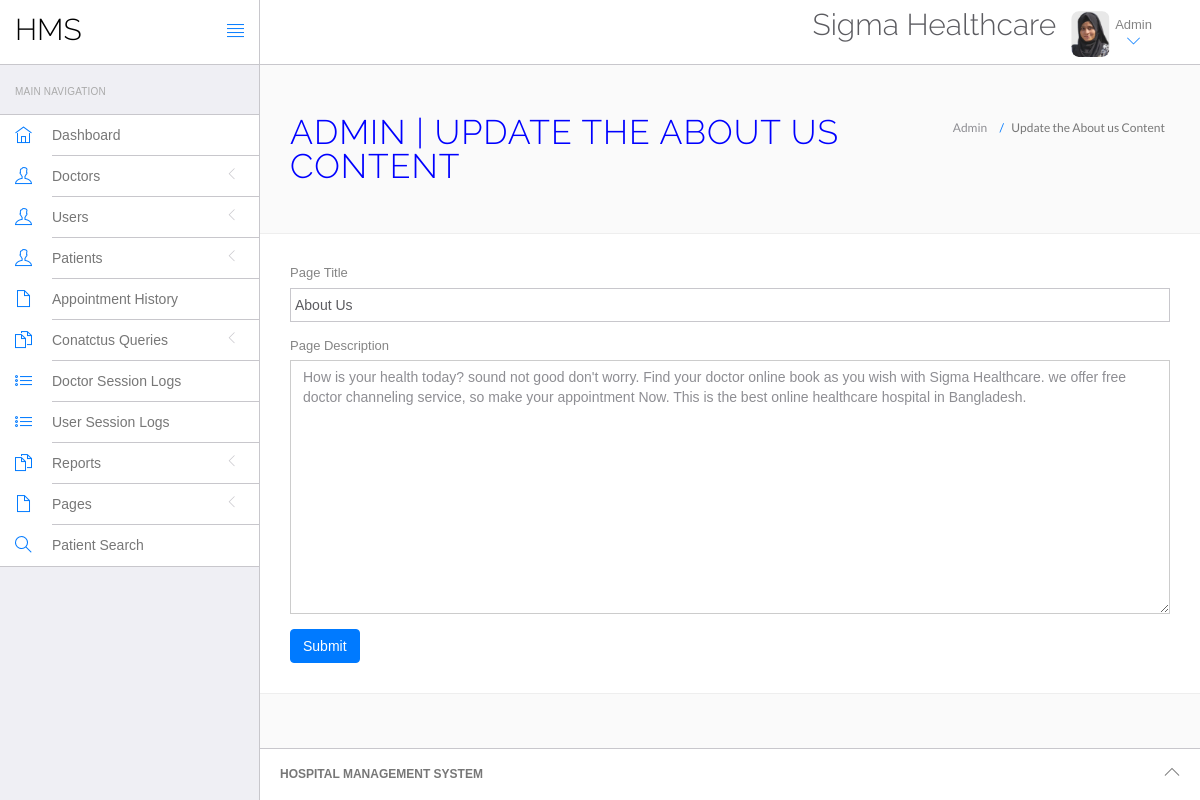
The app's page /hms/admin/about-us.php (signed in) with its own data.
### tables this page shows
CREATE TABLE `tblpage` (
  `ID` int NOT NULL,
  `PageType` varchar(200) DEFAULT NULL,
  `PageTitle` varchar(200) DEFAULT NULL,
  `PageDescription` mediumtext,
  `Email` varchar(120) DEFAULT NULL,
  `MobileNumber` bigint DEFAULT NULL,
  `UpdationDate` timestamp NULL DEFAULT CURRENT_TIMESTAMP,
  `OpenningTime` varchar(255) DEFAULT NULL
);

### hms/admin/about-us.php (the view, shortened to what this page needs)
<?php
include('include/config.php');
if(strlen($_SESSION['id']==0)) {
 header('location:logout.php');
  } else{
?>
<!DOCTYPE html>
<html lang="en">
	<head>
		<link rel="stylesheet" href="vendor/bootstrap/css/bootstrap.min.css">
		<link rel="stylesheet" href="vendor/fontawesome/css/font-awesome.min.css">
		<link rel="stylesheet" href="vendor/themify-icons/themify-icons.min.css">
		<link href="vendor/animate.css/animate.min.css" rel="stylesheet" media="screen">
		<link href="vendor/perfect-scrollbar/perfect-scrollbar.min.css" rel="stylesheet" media="screen">
		<link href="vendor/switchery/switchery.min.css" rel="stylesheet" media="screen">
		<link href="vendor/bootstrap-touchspin/jquery.bootstrap-touchspin.min.css" rel="stylesheet" media="screen">
		<link href="vendor/select2/select2.min.css" rel="stylesheet" media="screen">
		<link href="vendor/bootstrap-datepicker/bootstrap-datepicker3.standalone.min.css" rel="stylesheet" media="screen">
		<link href="vendor/bootstrap-timepicker/bootstrap-timepicker.min.css" rel="stylesheet" media="screen">
		<link rel="stylesheet" href="assets/css/styles.css">
		<link rel="stylesheet" href="assets/css/plugins.css">
		<link rel="stylesheet" href="assets/css/themes/theme-1.css" id="skin_color" />
	</head>
	<body>
		<div id="app">
<?php include('include/sidebar.php');?>
			<div class="app-content">
					<?php include('include/header.php');?>
				<div class="main-content" >
					<div class="wrap-content container" id="container">
						<section id="page-title">
							<div class="row">
								<div class="col-sm-8">
									<h1 class="mainTitle">Admin  | Update the About us Content</h1>
																	</div>
								<ol class="breadcrumb">
									<li>
										<span>Admin </span>
									</li>
									<li class="active">
										<span>Update the About us Content</span>
									</li>
								</ol>
							</div>
						</section>
						<div class="container-fluid container-fullw bg-white">
									<div class="row">
								<div class="col-md-12">
                  <form class="forms-sample" method="post">
                    <?php
$ret=mysqli_query($con,"select * from  tblpage where PageType='aboutus'");
while ($row=mysqli_fetch_array($ret)) {
?>
                    <div class="form-group">
                       <label for="exampleInputUsername1">Page Title</label>
                      <input id="pagetitle" name="pagetitle" type="text" class="form-control" required="true" value="<?php  echo $row['PageTitle'];?>">
                    </div>
                    <div class="form-group">
                      <label for="exampleInputEmail1">Page Description</label>
                      <textarea class="form-control" name="pagedes" id="pagedes" rows="12"><?php  echo $row['PageDescription'];?></textarea>
                    </div>
                    <?php } ?>
                    <button type="submit" class="btn btn-primary mr-2" name="submit">Submit</button>
                  </form>
								</div>
							</div>
								</div>
					</div>
				</div>
			</div>
	<?php include('include/footer.php');?>
		</div>
	</body>
</html>
<?php } ?>

### hms/admin/assets/css/themes/theme-1.css (style rules this page uses)
body { background: #FAFAFA; }

### records on screen
tblpage: pagetitle "About Us", pagedes "How is your health today? sound not good don't worry. Find your doctor online book as you wish with Sigma Healthcare. we offer free doctor channeling service, so make your appointment Now. This is the best online healthcare hospital in Bangladesh."
